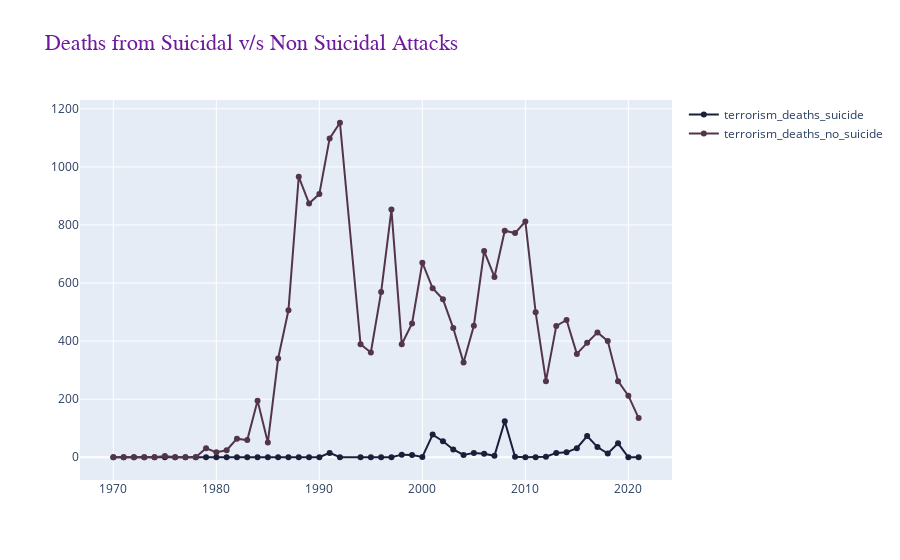

This figure's notebook cell:
### Code cell
# load data 
csv = filepaths[1]
df = pd.read_csv(csv)

# format columns
df.columns = format_cols(df.columns.to_list())

# filter & reset index
df = df[df['entity'] == my_country]
df.reset_index(drop=True, inplace=True)

# visualize
fig = go.Figure()

# list of columns to plot
cols = df.columns[-2:].to_list()

# attacks, fatalies & injuries
for i, c in enumerate(cols,start=1):
    fig.add_trace(go.Scatter(x=df['year'], y=df[c],
                    mode='lines+markers',
                    name=c,
                    hovertemplate="<br>".join(["year: %{x}",
                                               "count: %{y}",
                                               "<extra></extra>"
                                              ]),
                    line=dict(color=palette[i], width=2) ))



fig.update_layout(title='Deaths from Suicidal v/s Non Suicidal Attacks',
                  title_font=title_font_config,
                  hovermode='x unified'
                 )
fig.show()

### Figure 1 — Plotly figure (JSON) as saved in the notebook; plotly's stock layout.template omitted (floating-point values rounded to 4 significant figures)
{"data": [{"hovertemplate": "year: %{x}<br>count: %{y}<br><extra></extra>", "line": {"color": "#1b1f3a", "width": 2}, "mode": "lines+markers", "name": "terrorism_deaths_suicide", "type": "scatter", "x": [1970, 1971, 1972, 1973, 1974, 1975, 1976, 1977, 1978, 1979, 1980, 1981, 1982, 1983, 1984, 1985, 1986, 1987, 1988, 1989, 1990, 1991, 1992, 1994, 1995, 1996, 1997, 1998, 1999, 2000, 2001, 2002, 2003, 2004, 2005, 2006, 2007, 2008, 2009, 2010, 2011, 2012, 2013, 2014, 2015, 2016, 2017, 2018, 2019, 2020, 2021], "y": [0, 0, 0, 0, 0, 0, 0, 0, 0, 0, 0, 0, 0, 0, 0, 0, 0, 0, 0, 0, 0, 15, 0, 0, 0, 0, 0, 9, 8, 1, 78, 55, 27, 8, 15, 12, 5, 124, 2, 0, 0, 2, 15, 17, 31, 73, 35, 13, 48, 0, 0]}, {"hovertemplate": "year: %{x}<br>count: %{y}<br><extra></extra>", "line": {"color": "#53354a", "width": 2}, "mode": "lines+markers", "name": "terrorism_deaths_no_suicide", "type": "scatter", "x": [1970, 1971, 1972, 1973, 1974, 1975, 1976, 1977, 1978, 1979, 1980, 1981, 1982, 1983, 1984, 1985, 1986, 1987, 1988, 1989, 1990, 1991, 1992, 1994, 1995, 1996, 1997, 1998, 1999, 2000, 2001, 2002, 2003, 2004, 2005, 2006, 2007, 2008, 2009, 2010, 2011, 2012, 2013, 2014, 2015, 2016, 2017, 2018, 2019, 2020, 2021], "y": [0, 0, 0, 0, 0, 4, 0, 0, 0, 31, 17, 24, 64, 59, 195, 51, 340, 506, 966, 874, 907, 1098, 1152, 389, 361, 569, 853, 389, 461, 670, 582, 544, 445, 326, 453, 710, 621, 780, 772, 812, 499, 262, 452, 473, 356, 394, 430, 400, 262, 212, 135]}], "layout": {"autosize": true, "hovermode": "x unified", "title": {"font": {"color": "#6f199c", "family": "Balto", "size": 22}, "text": "Deaths from Suicidal v/s Non Suicidal Attacks"}, "xaxis": {"autorange": true, "range": [1967.0, 2024.0], "type": "linear"}, "yaxis": {"autorange": true, "range": [-95.07, 1247.0], "type": "linear"}}}
